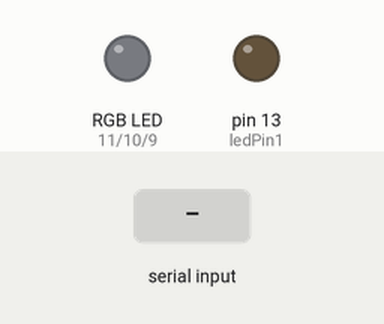
Simulated run of this sketch. Board: Arduino Uno, built with avr-gcc and run on an emulated ATmega328P. On the bench: an RGB LED mixed from three pins (HIGH = lit), output pins drawn as LEDs (lit = HIGH). The inputs (shaded band) are chosen by the test bench.

Above: at 1.2 s.
1.3 s: "kitrino" received over Serial
At 3.4 s:
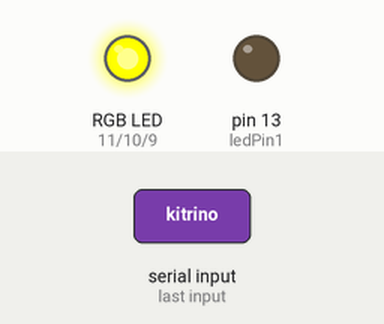
3.8 s: "mov" received over Serial
At 5.2 s:
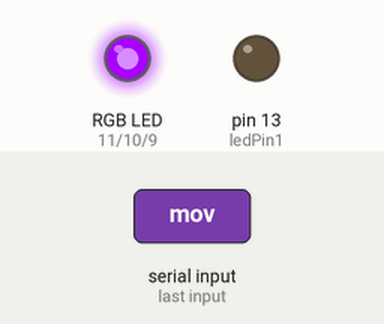
6.3 s: "kitrino" received over Serial
At 8.4 s:
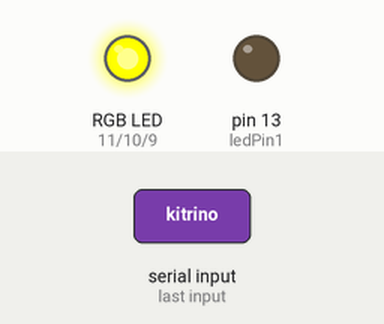
Timing chart, 0 to 9.9 s (numbered marks = the images above; inputs shaded):
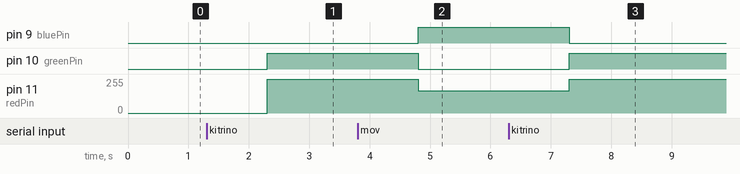

The sketch:

lab02_serial_timing_rgb.ino
```cpp
/* =========================================================
 * 1304 - Οργάνωση & Αρχιτεκτονική Υπολογιστικών Συστημάτων
 * Lab 02: Serial Communication & Timing (millis vs delay)
 * =========================================================
 * Odigos Xrisis:
 * Allakse ton arithmo sto EXERCISE gia na trekseis tin
 * antistoixi askisi tou ergastiriou (1, 2, i 3).
 * ========================================================= */

#define EXERCISE 1   // <--- ALLAZEIS AUTO TO NOUMERO (1, 2, i 3)

// --- Koines Metavlites (Pins) ---

// Gia to RGB LED (Askisi 1)
int redPin = 11;
int greenPin = 10;
int bluePin = 9;

// Gia ta aples Askhseis 2 & 3
int ledPin1 = 13;
int ledPin2 = 11;

// Metavlites xronou gia tin Askisi 3 (millis)
unsigned long lastMillis1 = 0;
unsigned long lastMillis2 = 0;

void setup() {
  // Setup gia ola ta pins tou Lab 2
  pinMode(redPin, OUTPUT);
  pinMode(greenPin, OUTPUT);
  pinMode(bluePin, OUTPUT);

  pinMode(ledPin1, OUTPUT);
  pinMode(ledPin2, OUTPUT);

  Serial.begin(9600);
}

void loop() {

  // =========================================================
  // ASKISI 1: RGB LED mesw Serial Monitor
  // =========================================================
  #if EXERCISE == 1

    if(Serial.available() > 0) {
      String input = Serial.readString();
      input.trim(); // SOS: Katharizei ta Enter (\n) pou stelnei to Serial Monitor!

      if (input == "kitrino") {
        analogWrite(redPin, 255);
        analogWrite(greenPin, 255);
        analogWrite(bluePin, 0);
      }
      else if (input == "mov") {
        analogWrite(redPin, 168);
        analogWrite(greenPin, 0);
        analogWrite(bluePin, 255);
      }
      else {
        Serial.println("Lathos xroma");
      }
    }

  // =========================================================
  // ASKISI 2: Aplo Blink me delay()
  // =========================================================
  #elif EXERCISE == 2

    digitalWrite(ledPin1, HIGH);
    delay(500);
    digitalWrite(ledPin1, LOW);
    delay(500);

  // =========================================================
  // ASKISI 3: Taytoxrono Blink dyo LED me millis()
  // =========================================================
  #elif EXERCISE == 3

    unsigned long currentMillis = millis();

    // Elegxos gia to 1o LED (Kathe 300ms)
    if (currentMillis - lastMillis1 >= 300) {
      lastMillis1 = currentMillis;
      // Diavazei tin twrini katastasi kai tin antistrefei (Toggle)
      int currentState1 = digitalRead(ledPin1);
      digitalWrite(ledPin1, !currentState1);
    }

    // Elegxos gia to 2o LED (Kathe 1000ms)
    if (currentMillis - lastMillis2 >= 1000) {
      lastMillis2 = currentMillis;
      // Diavazei tin twrini katastasi kai tin antistrefei (Toggle)
      int currentState2 = digitalRead(ledPin2);
      digitalWrite(ledPin2, !currentState2);
    }

  #endif
}
```

Measured:
- after the input at 1.3 s, pin 10 (greenPin): LOW → HIGH after 1.0 s; pin 11 (redPin): 0/255 → 255/255 after 1.0 s
- after the input at 3.8 s, pin 9 (bluePin): LOW → HIGH after 1.0 s; pin 10 (greenPin): HIGH → LOW after 1.0 s; pin 11 (redPin): 255/255 → 168/255 after 1.0 s
- after the input at 6.3 s, pin 9 (bluePin): HIGH → LOW after 1.0 s; pin 10 (greenPin): LOW → HIGH after 1.0 s; pin 11 (redPin): 168/255 → 255/255 after 1.0 s
